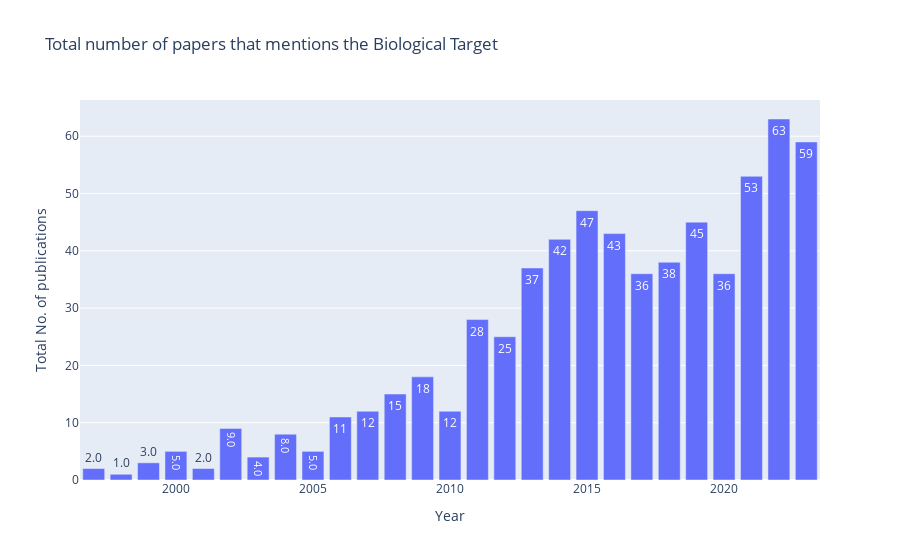

The notebook cell this image was saved under:
### Code cell
# Another Bar chart plot for visualisation

fig = px.bar(proportion1, x='Year', y='PMID', labels={'PMID':'Total No. of publications'}, height=400, title = "Total number of papers that mentions the Biological Target", text_auto='.2s')
fig.show()

### Figure 1 — Plotly figure (JSON) as saved in the notebook; plotly's stock layout.template omitted (floating-point values rounded to 4 significant figures)
{"data": [{"alignmentgroup": "True", "hovertemplate": "Year=%{x}<br>Total No. of publications=%{y}<extra></extra>", "legendgroup": "", "marker": {"color": "#636efa", "pattern": {"shape": ""}}, "name": "", "offsetgroup": "", "orientation": "v", "showlegend": false, "textposition": "auto", "texttemplate": "%{y:.2s}", "type": "bar", "x": [1997, 1998, 1999, 2000, 2001, 2002, 2003, 2004, 2005, 2006, 2007, 2008, 2009, 2010, 2011, 2012, 2013, 2014, 2015, 2016, 2017, 2018, 2019, 2020, 2021, 2022, 2023], "xaxis": "x", "y": [2, 1, 3, 5, 2, 9, 4, 8, 5, 11, 12, 15, 18, 12, 28, 25, 37, 42, 47, 43, 36, 38, 45, 36, 53, 63, 59], "yaxis": "y"}], "layout": {"autosize": true, "barmode": "relative", "legend": {"tracegroupgap": 0}, "title": {"text": "Total number of papers that mentions the Biological Target"}, "xaxis": {"anchor": "y", "autorange": true, "domain": [0, 1], "range": [1996.0, 2024.0], "title": {"text": "Year"}, "type": "linear"}, "yaxis": {"anchor": "x", "autorange": true, "domain": [0, 1], "range": [0, 66.32], "title": {"text": "Total No. of publications"}, "type": "linear"}}}
